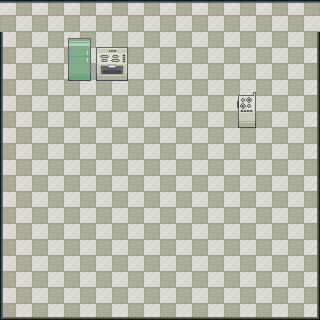

A 2D game scene composited from a Tiled map and its tileset images. What follows is a short description and the map's XML, with every tile layer's data as written:
An orthogonal 10x10 tile map with 32x32 px tiles, 2 tile layers (Floor, Collision) and 10 objects (2x fridge, stove).

<map version="1.10" tiledversion="1.10.2" orientation="orthogonal" renderorder="right-down" width="10" height="10" tilewidth="32" tileheight="32" infinite="0" nextlayerid="10" nextobjectid="20">
 <tileset firstgid="1" name="kitchen_v1" tilewidth="32" tileheight="32" tilecount="324" columns="18">
  <image source="kitchen_v1.png" width="576" height="576" />
 </tileset>
 <layer id="1" name="Floor" width="10" height="10">
  <data encoding="csv">
275,275,275,275,275,275,275,275,275,275,
292,293,293,293,293,293,293,293,293,294,
292,293,293,293,293,293,293,293,293,294,
292,293,293,293,293,293,293,293,293,294,
292,293,293,293,293,293,293,293,293,294,
292,293,293,293,293,293,293,293,293,294,
292,293,293,293,293,293,293,293,293,294,
292,293,293,293,293,293,293,293,293,294,
292,293,293,293,293,293,293,293,293,294,
310,311,311,311,311,311,311,311,311,312
</data>
 </layer>
 <layer id="2" name="Collision" width="10" height="10">
  <data encoding="csv">
0,0,0,0,0,0,0,0,0,0,
0,0,115,41,0,0,0,0,0,0,
0,0,133,59,0,0,0,149,0,0,
0,0,0,0,0,0,0,167,0,0,
0,0,0,0,0,0,0,0,0,0,
0,0,0,0,0,0,0,0,0,0,
0,0,0,0,0,0,0,0,0,0,
0,0,0,0,0,0,0,0,0,0,
0,0,0,0,0,0,0,0,0,0,
0,0,0,0,0,0,0,0,0,0
</data>
 </layer>
 <objectgroup id="5" name="Testing">
  <object id="2" name="fridge" x="62.6969" y="33.1925" width="28.2751" height="48.5594">
   <properties>
    <property name="Output" value="Bread" />
    <property name="Time" value="3" />
   </properties>
  </object>
  <object id="3" name="fridge" x="96.504" y="44.8713" width="31.9631" height="34.4218">
   <properties>
    <property name="Output" value="Bread" />
    <property name="Time" value="10" />
   </properties>
  </object>
  <object id="5" name="stove" x="238.494" y="93.4307" width="17.2109" height="34.4218">
   <properties>
    <property name="Key" value="Bread" />
    <property name="Output" value="Spoon" />
    <property name="Time" value="5" />
   </properties>
  </object>
 </objectgroup>
 <objectgroup id="7" name="Border">
  <object id="11" x="0.9587" y="-19.9541" width="323.319" height="16.5962" />
  <object id="12" x="317.5" y="0.9541" width="24" height="308" />
  <object id="13" x="-5.5" y="304.954" width="331" height="41" />
  <object id="14" x="-21.5" y="-18.0459" width="19" height="332" />
 </objectgroup>
 <objectgroup id="8" name="DropOff">
  <object id="16" x="128.667" y="191.333" width="30.6667" height="32.6667" />
  <object id="18" x="58" y="-42" width="0.666667" />
 </objectgroup>
 <objectgroup id="9" name="Player">
  <object id="19" x="128.667" y="128" width="32" height="32" />
 </objectgroup>
</map>
